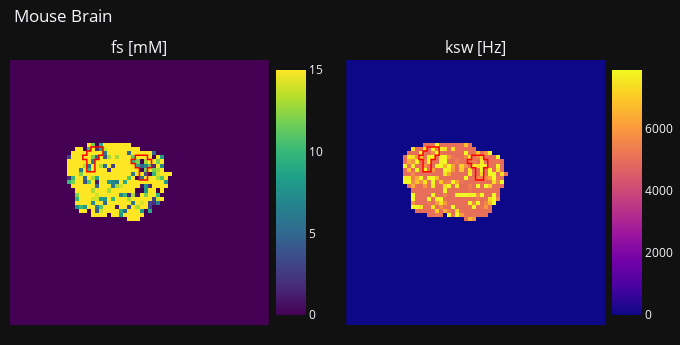

Notebook source saved alongside this figure:
### Code cell
# Create subplots with 1 row and 3 columns, increased horizontal spacing
fig = make_subplots(rows=1, cols=2, horizontal_spacing=0.13, subplot_titles=['fs [mM]', 'ksw [Hz]'])

# Add heatmaps for the three arrays
heatmap_t1 = go.Heatmap(z=brain_mask * fs_array, colorscale='Viridis', coloraxis="coloraxis1")
heatmap_t2 = go.Heatmap(z=brain_mask * ksw_array, colorscale='Viridis', coloraxis="coloraxis2")
fig.add_trace(heatmap_t1, row=1, col=1)
fig.add_trace(heatmap_t2, row=1, col=2)

# Create a scatter plot for the contour using Plotly Express
fig.add_trace(go.Scatter(x=tumor_cntr[:, 1], y=tumor_cntr[:, 0], line=dict(color="red", width=1.5)), row=1, col=1)
fig.add_trace(go.Scatter(x=mirror_cntr[:, 1], y=mirror_cntr[:, 0], line=dict(color="red", width=1.5)), row=1, col=1)
fig.add_trace(go.Scatter(x=tumor_cntr[:, 1], y=tumor_cntr[:, 0], line=dict(color="red", width=1.5)), row=1, col=2)
fig.add_trace(go.Scatter(x=mirror_cntr[:, 1], y=mirror_cntr[:, 0], line=dict(color="red", width=1.5)), row=1, col=2)

[[fs_tumor_mean]], [[fs_tumor_std]] = cv2.meanStdDev(fs_array, mask=tumor_mask.astype(np.uint8))
[[ksw_tumor_mean]], [[ksw_tumor_std]] = cv2.meanStdDev(ksw_array, mask=tumor_mask.astype(np.uint8))
[[fs_mirror_mean]], [[fs_mirror_std]] = cv2.meanStdDev(fs_array, mask=mirror_mask.astype(np.uint8))
[[ksw_mirror_mean]], [[ksw_mirror_std]] = cv2.meanStdDev(ksw_array, mask=mirror_mask.astype(np.uint8))

fig.update_layout(
        template='plotly_dark',  # Set the theme to plotly dark
        title_text=f'Mouse Brain',
        showlegend=False,  # Hide legend
        height=345,
        width=680,  # Set a width based on your preference
        margin=dict(l=10, r=0, t=60, b=20),  # Adjust top and bottom margins
        title=dict(x=0.02, y=0.97)  # Adjust the title position
    )

# Add individual titles and separate colorbars
for i, title in enumerate(['fs [mM]', 'ksw [Hz]'], start=1):
    fig.update_xaxes(row=1, col=i, showgrid=False, showticklabels=False)
    fig.update_yaxes(showgrid=False, row=1, col=i, showticklabels=False, autorange='reversed')  # Reverse the y-axis

# Manually add separate colorbars
colorbar_t1 = {'colorscale': 'Viridis'}
colorbar_t2 = {'colorscale': 'Plasma'}

fig.update_layout(
    coloraxis1=colorbar_t1,
    coloraxis2=colorbar_t2,
    coloraxis_colorbar=dict(x=0.43, y=0.5),
    coloraxis2_colorbar=dict(x=0.995, y=0.5),
)
# Show the plot
fig.show()

# Define the data
data = {
    'tumor': [f'{round(fs_tumor_mean, 2)} ± {round(fs_tumor_std, 2)}', f'{round(ksw_tumor_mean, 2)} ± {round(ksw_tumor_std, 2)}'],
    'mirror': [f'{round(fs_mirror_mean, 2)} ± {round(fs_mirror_std, 2)}', f'{round(ksw_mirror_mean, 2)} ± {round(ksw_mirror_std, 2)}']
}

df = pd.DataFrame(data, index=['fs', 'ksw'])
display(df)

### Figure 1 — Plotly figure (JSON) as saved in the notebook; plotly's stock layout.template omitted (floating-point values rounded to 4 significant figures; data arrays with more than 128 entries replaced by an {"elided": "..."} marker saying what was removed)
{"data": [{"coloraxis": "coloraxis", "colorscale": [[0.0, "#440154"], [0.1111, "#482878"], [0.2222, "#3e4989"], [0.3333, "#31688e"], [0.4444, "#26828e"], [0.5556, "#1f9e89"], [0.6667, "#35b779"], [0.7778, "#6ece58"], [0.8889, "#b5de2b"], [1.0, "#fde725"]], "type": "heatmap", "xaxis": "x", "yaxis": "y", "z": {"elided": "64x64 float values"}}, {"coloraxis": "coloraxis2", "colorscale": [[0.0, "#440154"], [0.1111, "#482878"], [0.2222, "#3e4989"], [0.3333, "#31688e"], [0.4444, "#26828e"], [0.5556, "#1f9e89"], [0.6667, "#35b779"], [0.7778, "#6ece58"], [0.8889, "#b5de2b"], [1.0, "#fde725"]], "type": "heatmap", "xaxis": "x2", "yaxis": "y2", "z": {"elided": "64x64 float values"}}, {"line": {"color": "red", "width": 1.5}, "type": "scatter", "x": [33.0, 32.0, 31.5, 31.5, 31.5, 31.5, 31.5, 31.0, 30.5, 30.5, 30.5, 30.0, 29.5, 29.5, 29.5, 30.0, 30.5, 30.5, 30.5, 31.0, 32.0, 33.0, 33.5, 33.5, 33.5, 34.0, 34.5, 34.5, 34.5, 34.5, 34.0, 33.5, 33.5, 33.5, 33.5, 33.5, 33.0], "xaxis": "x", "y": [28.5, 28.5, 28.5, 28.0, 27.0, 26.0, 25.5, 25.5, 25.5, 25.0, 24.5, 24.5, 24.5, 24.0, 23.5, 23.5, 23.5, 23.0, 22.5, 22.5, 22.5, 22.5, 22.5, 23.0, 23.5, 23.5, 23.5, 24.0, 25.0, 25.5, 25.5, 25.5, 26.0, 27.0, 28.0, 28.5, 28.5], "yaxis": "y"}, {"line": {"color": "red", "width": 1.5}, "type": "scatter", "x": [20.0, 19.0, 18.5, 18.5, 18.5, 18.5, 18.5, 18.0, 17.5, 17.5, 17.5, 18.0, 18.5, 18.5, 18.5, 19.0, 19.5, 19.5, 19.5, 20.0, 21.0, 22.0, 22.5, 22.5, 22.5, 22.5, 22.0, 21.5, 21.5, 21.5, 21.0, 20.5, 20.5, 20.5, 20.5, 20.5, 20.0], "xaxis": "x", "y": [26.5, 26.5, 26.5, 26.0, 25.0, 24.0, 23.5, 23.5, 23.5, 23.0, 22.5, 22.5, 22.5, 22.0, 21.5, 21.5, 21.5, 21.0, 20.5, 20.5, 20.5, 20.5, 20.5, 21.0, 22.0, 22.5, 22.5, 22.5, 23.0, 23.5, 23.5, 23.5, 24.0, 25.0, 26.0, 26.5, 26.5], "yaxis": "y"}, {"line": {"color": "red", "width": 1.5}, "type": "scatter", "x": [33.0, 32.0, 31.5, 31.5, 31.5, 31.5, 31.5, 31.0, 30.5, 30.5, 30.5, 30.0, 29.5, 29.5, 29.5, 30.0, 30.5, 30.5, 30.5, 31.0, 32.0, 33.0, 33.5, 33.5, 33.5, 34.0, 34.5, 34.5, 34.5, 34.5, 34.0, 33.5, 33.5, 33.5, 33.5, 33.5, 33.0], "xaxis": "x2", "y": [28.5, 28.5, 28.5, 28.0, 27.0, 26.0, 25.5, 25.5, 25.5, 25.0, 24.5, 24.5, 24.5, 24.0, 23.5, 23.5, 23.5, 23.0, 22.5, 22.5, 22.5, 22.5, 22.5, 23.0, 23.5, 23.5, 23.5, 24.0, 25.0, 25.5, 25.5, 25.5, 26.0, 27.0, 28.0, 28.5, 28.5], "yaxis": "y2"}, {"line": {"color": "red", "width": 1.5}, "type": "scatter", "x": [20.0, 19.0, 18.5, 18.5, 18.5, 18.5, 18.5, 18.0, 17.5, 17.5, 17.5, 18.0, 18.5, 18.5, 18.5, 19.0, 19.5, 19.5, 19.5, 20.0, 21.0, 22.0, 22.5, 22.5, 22.5, 22.5, 22.0, 21.5, 21.5, 21.5, 21.0, 20.5, 20.5, 20.5, 20.5, 20.5, 20.0], "xaxis": "x2", "y": [26.5, 26.5, 26.5, 26.0, 25.0, 24.0, 23.5, 23.5, 23.5, 23.0, 22.5, 22.5, 22.5, 22.0, 21.5, 21.5, 21.5, 21.0, 20.5, 20.5, 20.5, 20.5, 20.5, 21.0, 22.0, 22.5, 22.5, 22.5, 23.0, 23.5, 23.5, 23.5, 24.0, 25.0, 26.0, 26.5, 26.5], "yaxis": "y2"}], "layout": {"annotations": [{"font": {"size": 16}, "showarrow": false, "text": "fs [mM]", "x": 0.2175, "xanchor": "center", "xref": "paper", "y": 1.0, "yanchor": "bottom", "yref": "paper"}, {"font": {"size": 16}, "showarrow": false, "text": "ksw [Hz]", "x": 0.7825, "xanchor": "center", "xref": "paper", "y": 1.0, "yanchor": "bottom", "yref": "paper"}], "coloraxis": {"colorbar": {"x": 0.43, "y": 0.5}, "colorscale": [[0.0, "#440154"], [0.1111, "#482878"], [0.2222, "#3e4989"], [0.3333, "#31688e"], [0.4444, "#26828e"], [0.5556, "#1f9e89"], [0.6667, "#35b779"], [0.7778, "#6ece58"], [0.8889, "#b5de2b"], [1.0, "#fde725"]]}, "coloraxis2": {"colorbar": {"x": 0.995, "y": 0.5}, "colorscale": [[0.0, "#0d0887"], [0.1111, "#46039f"], [0.2222, "#7201a8"], [0.3333, "#9c179e"], [0.4444, "#bd3786"], [0.5556, "#d8576b"], [0.6667, "#ed7953"], [0.7778, "#fb9f3a"], [0.8889, "#fdca26"], [1.0, "#f0f921"]]}, "height": 345, "margin": {"b": 20, "l": 10, "r": 0, "t": 60}, "showlegend": false, "title": {"text": "Mouse Brain", "x": 0.02, "y": 0.97}, "width": 680, "xaxis": {"anchor": "y", "domain": [0.0, 0.435], "showgrid": false, "showticklabels": false}, "xaxis2": {"anchor": "y2", "domain": [0.565, 1.0], "showgrid": false, "showticklabels": false}, "yaxis": {"anchor": "x", "autorange": "reversed", "domain": [0.0, 1.0], "showgrid": false, "showticklabels": false}, "yaxis2": {"anchor": "x2", "autorange": "reversed", "domain": [0.0, 1.0], "showgrid": false, "showticklabels": false}}}
